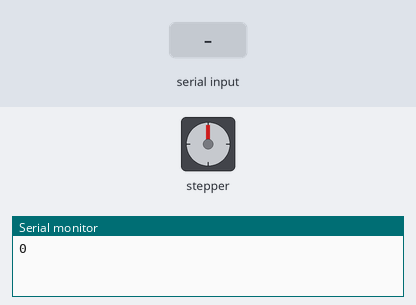
This sketch was run on a simulated Arduino Uno, built with avr-gcc and run on an emulated ATmega328P. Parts: stepper motor, the last lines printed to the serial monitor. The inputs (shaded band) are chosen by the test bench. Stepper angles assume 200 steps per turn.

Above: at 1.2 s.
1.3 s: "90,45\n" received over Serial
At 2.76 s:
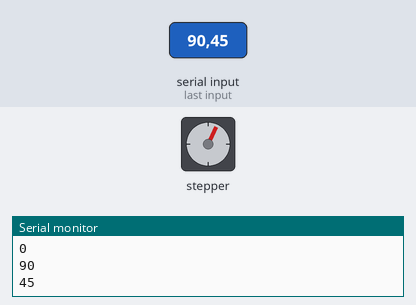
At 4.0 s:
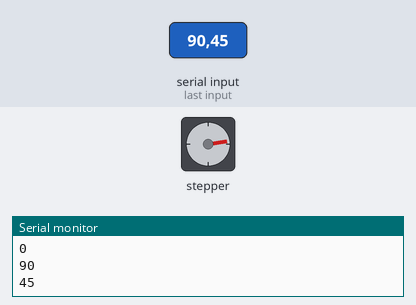
4.3 s: "30,150\n" received over Serial
At 5.96 s:
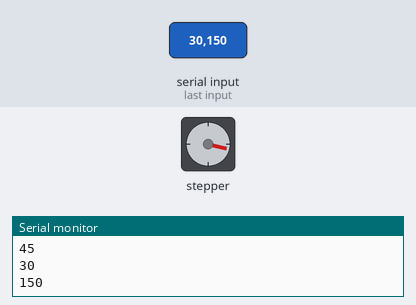
7.3 s: "5\n" received over Serial
10.3 s: "200\n" received over Serial
13.3 s: "90\n" received over Serial
19.3 s: "200\n" received over Serial
At 20.1 s:
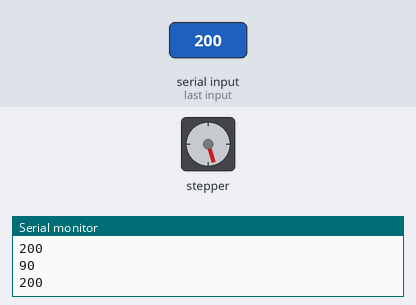
Timing chart, 0 to 23.3 s (numbered marks = the images above; inputs shaded):
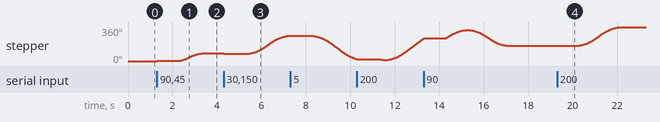

The sketch:

test_stepper.ino
```cpp
#include <AccelStepper.h>

#define PUL 10                      //Stepper PUL
#define DIR 11                      //Stepper DIR
AccelStepper stepper(1, PUL, DIR);  //Definition of traveling stepper using pins 2 (STEP) and 3 (DIR).
int ini;

void setup() {
  Serial.begin(9600);
  stepper.setMaxSpeed(100.0);      //Reset max speed
  stepper.setAcceleration(100.0);  //Reset acceleration

  // put your setup code here, to run once:
  ini = stepper.currentPosition();
  Serial.println(ini);
}

void loop() {
  // put your main code here, to run repeatedly:

  stepper.setMaxSpeed(100.0);      //Reset max speed
  stepper.setAcceleration(100.0);  //Reset acceleration

  if (Serial.available()) {
    int mvto = Serial.parseInt();
    if (mvto != 0) {
      stepper.moveTo(mvto);
      Serial.println(mvto);
    }
  }
  stepper.run();
}
```
